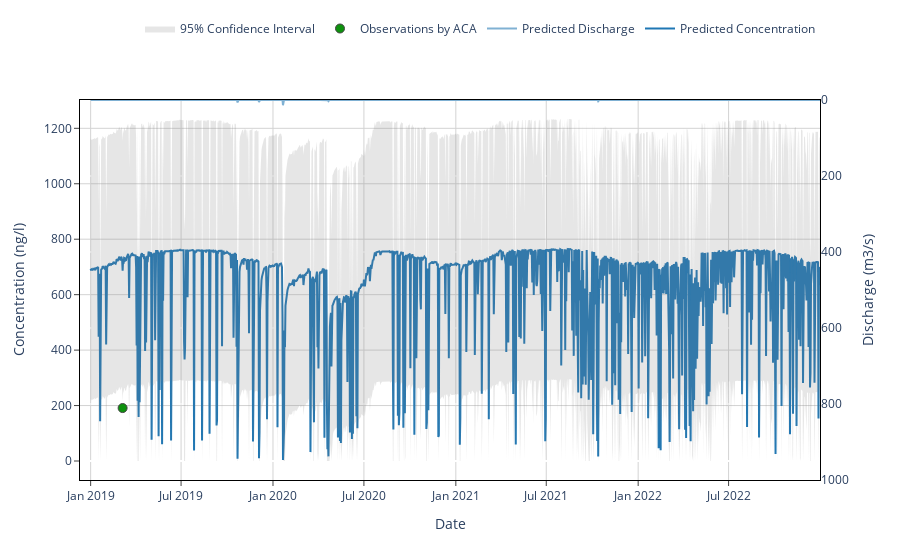

Notebook cell for this chart:
### Code cell
id_channel = 146
swatpy.plot_channel(id_channel, title= None, path=f'C:\\Users\\joans\\OneDrive\\Escriptori\\icra\\traca_contaminacio\\traca_contaminacio\\images\\{contaminant}_{conca}_{id_channel}.pdf')
#swatpy.plot_channel(281)

### Figure 1 — Plotly figure (JSON) as saved in the notebook; plotly's stock layout.template omitted (floating-point values rounded to 4 significant figures; data arrays with more than 128 entries replaced by an {"elided": "..."} marker saying what was removed)
{"data": [{"line": {"color": "#1f77b4"}, "mode": "lines", "name": "Predicted Concentration", "type": "scatter", "x": {"elided": "1461 str values"}, "y": {"elided": "1461 float values"}}, {"line": {"color": "#80b1d3"}, "mode": "lines", "name": "Predicted Discharge", "type": "scatter", "x": {"elided": "1461 str values"}, "y": {"elided": "1461 float values"}, "yaxis": "y2"}, {"marker": {"color": "#0d920d", "line": {"width": 1}, "size": 9}, "mode": "markers", "name": "Observations by ACA", "type": "scatter", "x": ["2019-03-06T00:00:00"], "y": [191]}, {"line": {"color": "rgba(0,0,0,0)"}, "mode": "lines", "name": "95% Confidence Interval", "showlegend": false, "type": "scatter", "x": {"elided": "1461 str values"}, "y": {"elided": "1461 float values"}}, {"fill": "tonexty", "fillcolor": "rgba(128, 128, 128, 0.2)", "line": {"color": "rgba(0,0,0,0)"}, "mode": "lines", "name": "95% Confidence Interval", "type": "scatter", "x": {"elided": "1461 str values"}, "y": {"elided": "1461 float values"}}], "layout": {"legend": {"orientation": "h", "x": 1, "xanchor": "right", "y": 1.15, "yanchor": "bottom"}, "plot_bgcolor": "white", "showlegend": true, "title": {}, "xaxis": {"gridcolor": "lightgrey", "linecolor": "black", "mirror": true, "showline": true, "ticks": "outside", "title": {"text": "Date"}}, "yaxis": {"gridcolor": "lightgrey", "linecolor": "black", "mirror": true, "showline": true, "ticks": "outside", "title": {"text": "Concentration (ng/l)"}}, "yaxis2": {"overlaying": "y", "range": [1000, 0], "side": "right", "title": {"text": "Discharge (m3/s)"}}}}
